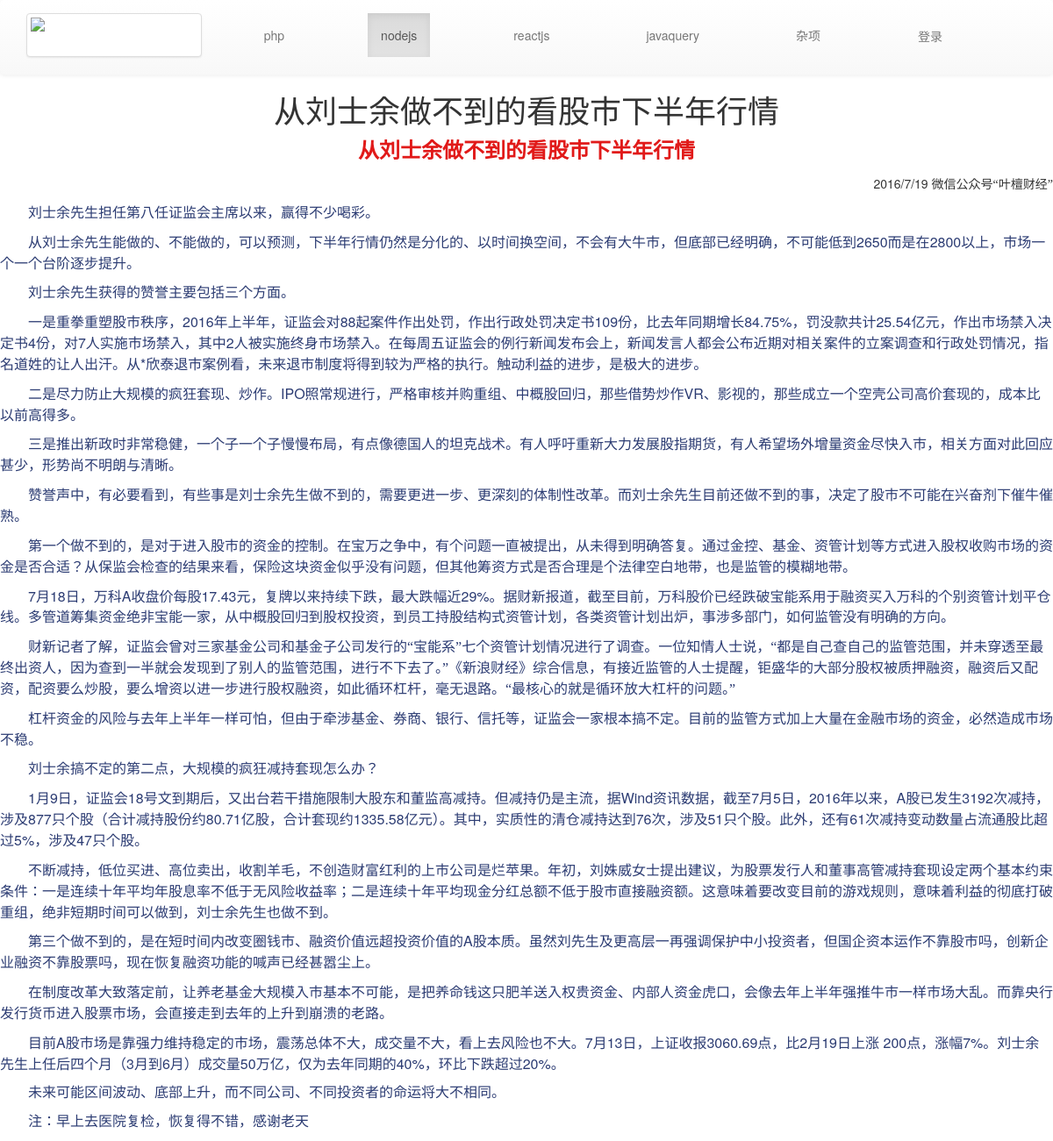
The page /index.php/artileController/view/1 on the database its author committed.
### tables this page shows
CREATE TABLE IF NOT EXISTS `nav` (
  `id` int(11) NOT NULL AUTO_INCREMENT,
  `name` varchar(11) NOT NULL,
  PRIMARY KEY (`id`),
  UNIQUE KEY `id` (`id`)
);

CREATE TABLE IF NOT EXISTS `article` (
  `id` int(11) NOT NULL AUTO_INCREMENT,
  `catalog_id` int(11) NOT NULL,
  `title` varchar(200) NOT NULL,
  `desc` text NOT NULL,
  `content` text NOT NULL,
  `create_time` varchar(10) NOT NULL,
  `img` varchar(100) DEFAULT NULL,
  `view` int(10) NOT NULL DEFAULT '0',
  `recommend` int(11) NOT NULL DEFAULT '0',
  PRIMARY KEY (`id`)
);

### application/controllers/artileController.php (called while the page is built, shortened)
<?php
class artileController extends CI_Controller {
	private $nav;
	public function __construct(){
		$this->load->helper('url');
 		$this->load->model('NavModel');
 		$this->load->model('articleModel');
 		$this->nav=$this->NavModel->get_nav();
	}
	public function view($id){
       $articel_view=$this->articleModel->get_one($id);
       $data=array(
       	'nav'=>$this->nav,
       	'view'=>$articel_view,
       	'catalog_id'=>$articel_view->catalog_id );
		$this->load->view('view',$data);
	}
}

### index.php (called while the page is built, shortened)
<?php
require_once BASEPATH.'core/CodeIgniter.php';

### application/models/NavModel.php (called while the page is built)
<?php
class NavModel extends CI_Model{
		public function get_nav(){
			$query=$this->db->query('select * from nav');
			return $query->result_array();
		}
	}
?>

### application/models/articleModel.php (called while the page is built, shortened)
<?php
	class articleModel extends CI_Model{
         private function get_all_one($id){
        	$query=$this->db->where('id',$id)->get('article');
			return $query->row();
        }
		public function get_one($id){
			$this->db->set('view', 'view+1', FALSE);
			$this->db->where('id', $id);
			$this->db->update('article');
			return $this->get_all_one($id);
		}
	}
?>

### application/views/view.php (the view)
<?php $this->load->view('header'); ?>
<h1 class="text-center"><?=$view->title ?></h1>
<p><?=$view->content ?></p>
</body>
</html>

### application/views/header.php (shortened to what this page needs)
<!DOCTYPE html>
<html>
<head>
	<link href="<?=base_url("public/css/bootstrap.min.css")?>" rel="stylesheet">
	<link href="<?=base_url('public/css/bootstrap-theme.css')?>" rel="stylesheet">
  <link href="<?=base_url('public/css/style.css')?>" rel="stylesheet">
</head>
<body>
	<nav class=" navbar-default">
  <div class="container">
    <div class="navbar-header">
      <a class="thumbnail logo" href="<?=site_url("/artileController/") ?>""><img class="img-img-circle" src=<?=base_url("public/img/nav_left.png")?>></a>
    </div>
    <div class="collapse navbar-collapse" id="bs-example-navbar-collapse-1">
      <ul class="nav navbar-nav navbar-right" style="margin-top:15px;">
        <?php
        	foreach ($nav as $value) {
        ?>
              <li <?php if($value['id']==$catalog_id) echo'class=active'?>  style="margin-right:80px"><a href="<?=site_url("/artileController/navlist/".$value['id']) ?>"><?=$value['name'] ?></a></li>
        <?php
    	   	}
        ?>
         <li   style="margin-right:80px"><a class='btn' href="<?=site_url("/admin/loginAdmin/login")?>">登录</a></li>
          </ul>
    </div>
  </div>
</nav>

### public/css/style.css (style rules this page uses)
* { margin: 0px; padding: 0px; }
.logo { width:200px; height:50px; margin-top:15px; }

### rows shown on the page
nav: name "php"
nav: name "nodejs"
nav: name "reactjs"
nav: name "javaquery"
nav: name "杂项"
article: title "从刘士余做不到的看股市下半年行情", content "从刘士余做不到的看股市下半年行情 2016/7/19 微信公众号“叶檀财经” 刘士余先生担任第八任证监会主席以来，赢得不少喝彩。 从刘士余先生能做的、不能做的，可以预测，下半年行情仍然是分化的、以时间换空间，不会有大牛市，但底部已经明确，不可能低到 2650 而是在 2800 以上，市场一个一个台阶逐步提升。 刘士余先生获得的赞誉主要包括三个方面。 一是重拳重塑股市秩序， 2016 年上半年，证监会对 88 起案件作出处罚，作出行政处罚决定书 109 份，比去年同期增长 84.75% ，罚没款共计 25.54 亿元，作出市场禁入决定书 4 份，对 7 人实施市场禁入，其中 2 人被实施终身市场禁入。在每周五证监会的例行新闻发布会上，新闻发言人都会公布近期对相关案件的立案调查和行政处罚情况，指名道姓的让人出汗。从 * 欣泰退市案例看，未来退市制度将得到较为严格的执行。触动利益的进步，是极大的进步。 二是尽力防止大规模的疯狂套现、炒作。 IPO 照常规进行，严格审核并购重组、中概股回归，那些借势炒作 VR 、影视的，那些成立一个空壳公司高价套现的，成本比以前高得多。 三是推出新政时非常稳健，一个子一个子慢慢布局，有点像德国人的坦克战术。有人呼吁重新大力发展股指期货，有人希望场外增量资金尽快入市，相关方面对此回应甚少，形势尚不明朗与清晰。 赞誉声中，有必要看到，有些事是刘士余先生做不到的，需要更进一步、更深刻的体制性改革。而刘士余先生目前还做不到的事，决定了股市不可能在兴奋剂下催牛催熟。…"
